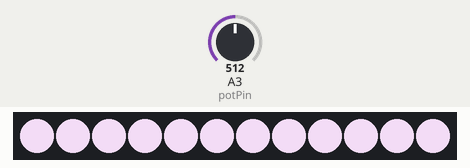
This sketch was run on a simulated Arduino Uno, built with avr-gcc and run on an emulated ATmega328P. Parts: 12 RGB LEDs in strip order, left to right. The test bench sets the inputs (shaded band); at power-on: A3 (potPin) = 512.

Above: at 1.2 s.
1.3 s: A3 (potPin) set to 306
2.9 s: A3 (potPin) set to 122
At 4.1 s:
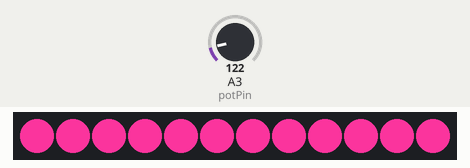
4.5 s: A3 (potPin) set to 56
6.2 s: A3 (potPin) set to 900
At 6.9 s:
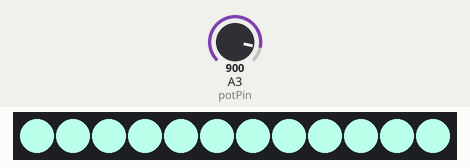
7.9 s: A3 (potPin) set to 511
9.6 s: A3 (potPin) set to 40
At 10.9 s:
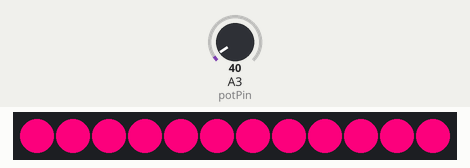
Timing chart, 0 to 12.2 s (numbered marks = the images above; inputs shaded):
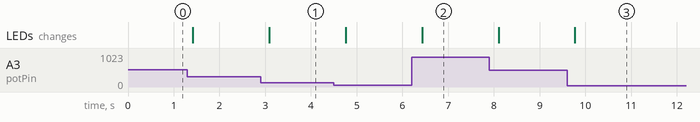

The sketch:

wine-rack-leds.ino
```cpp
#include <Adafruit_WS2801.h>   // Link to WS2801 library: https://github.com/adafruit/Adafruit-WS2801-Library

/// LED strip stuff
int dataPin = 9;     // LED strip data
int clockPin = 10;   // LED strip clock
byte numPixel = 12;   // Number of LEDs in the LED strip < THIS VARIABLE IS NOT DYNAMIC

Adafruit_WS2801 strip = Adafruit_WS2801(numPixel, dataPin, clockPin);

int red, green, blue;

/// Potentiometer stuff to change light Kelvin
int potPin = A3;
int potVal = 0;
int mapDown = 0;
int mapKelvin = 0;
// WS2801 are bad at mapping high kelvin values so I use it to reduce the reds (slightly yolo)
int coefKelvin = 0;

//////////////////////////////////
// Initialisation
//////////////////////////////////
void setup() {
  Serial.begin(9600);
  strip.begin();
}


//////////////////////////////////
// Program
//////////////////////////////////
void loop() {
  potVal = analogRead(potPin);
  // Map value down to eliminate flakiness of potentiometer
  mapDown = map(potVal, 0, 745, 0, 25);
  // Map value back up to Kelvin range 1500 to 6500)
  mapKelvin = map(mapDown, 0, 25, 1500, 6500);

  kelvinToRGB(mapKelvin, &red, &green, &blue);

  setColor(Color(red,green,blue));
  // Serial.println(mapKelvin);
  delay(250);
}

//////////////////////////////////
// Kelvin to RGB
//////////////////////////////////
void kelvinToRGB(int kelvin, int *red, int *green, int *blue) {
    double temp = kelvin / 100.0; // Convert kelvin to double for calculations
    // Thanks ChatGPT
    // Calculate red component
    *red = 255;
    if (temp <= 66) {
        coefKelvin = 400;
    } else if (temp <= 50) {
        coefKelvin = 300;
    } else if (temp <= 40) {
        coefKelvin = 130;
    } else {
        double redCalc = 329.698727446 * pow(temp - 60, -0.1332047592);
        *red = constrain(redCalc, 0, 255);
    }
    *red = *red * ((coefKelvin - temp) / coefKelvin);


    // Calculate green component
    if (temp <= 66) {
        double greenCalc = 99.4708025861 * log(temp) - 161.1195681661;
        *green = constrain(greenCalc, 0, 255);
    } else {
        double greenCalc = 288.1221695283 * pow(temp - 60, -0.0755148492);
        *green = constrain(greenCalc, 0, 255);
    }

    // Calculate blue component
    if (temp >= 66) {
        *blue = 255;
    } else if (temp <= 19) {
        *blue = 0;
    } else {
        double blueCalc = 138.5177312231 * log(temp - 10) - 305.0447927307;
        *blue = constrain(blueCalc, 0, 255);
    }
}

//////////////////////////////////
// Control LED strip
//////////////////////////////////
void setColor(uint32_t c) {
  int i;

  for (i=0; i < strip.numPixels(); i++) {
      strip.setPixelColor(i, c);
      strip.show();
  }
}


//////////////////////////////////
// Create a 24 bit color value from R,G,B
//////////////////////////////////
uint32_t Color(byte r, byte b, byte g)
{
  uint32_t c;
  c = r;
  c <<= 8;
  c |= g;
  c <<= 8;
  c |= b;
  return c;
}
```

Measured:
- after the input at 2.9 s, the LEDs: change after 0.19 s (image 1)
- after the input at 6.2 s, the LEDs: change after 0.23 s (image 2)
- after the input at 9.6 s, the LEDs: change after 0.17 s (image 3)
